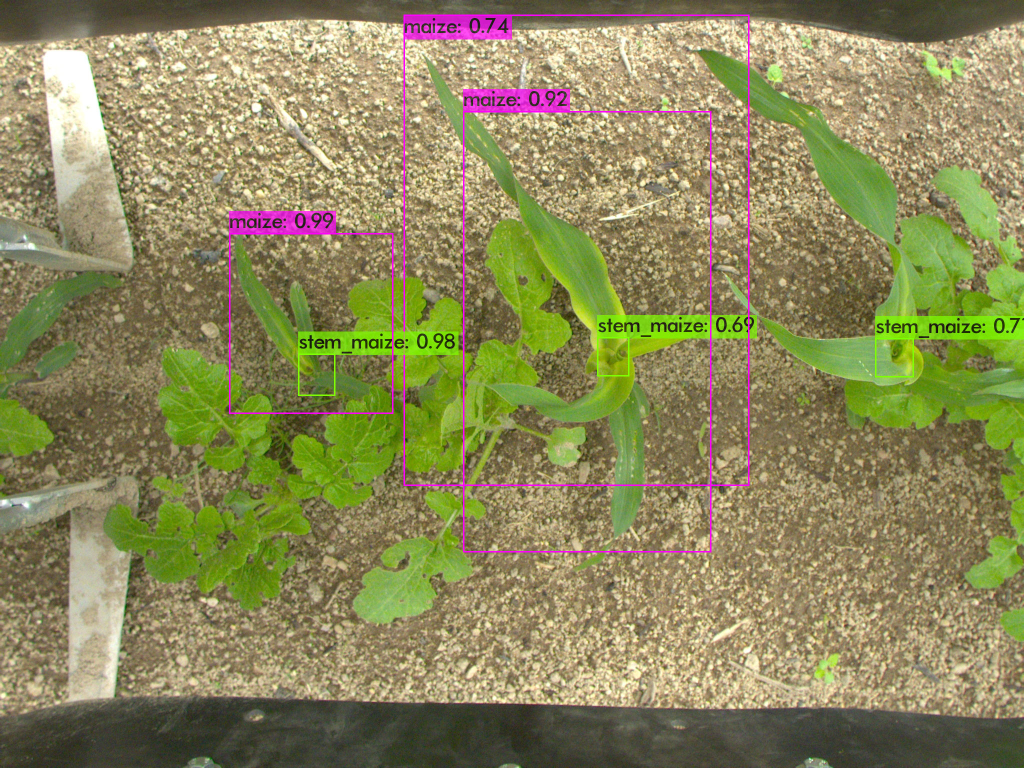
#> input picture predictions.jpg, 2048 x 1536 px (shown at 1/2 size)
$ python -i my_library.py   (imports and definitions only)   (older library calls are emulated)
#> lines starting #> are read from the running program, lines starting #| are printed output that depends on the picture
# Created by Louis LAC 2019

from collections import defaultdict

from skimage import filters, morphology
import numpy as np
import matplotlib.pyplot as plt
from matplotlib import cm

try:
    import cv2 as cv
except:
    pass
import os
import sys
from PIL import Image
from BoxLibrary import *

from scipy.optimize import linear_sum_assignment
from scipy import stats
from collections.abc import MutableSequence

from reg_plane import fit_plane, BivariateFunction, Equation
import image_transform as imtf

from tqdm import tqdm

from functools import reduce
from pathlib import Path


class Tracker:

    # [113 lines left out: functions __init__, update, coco_assignement, assignment_match_indices, not called in this run]

    def _get_all_boxes(self) -> BoundingBoxes:
        return BoundingBoxes([track.barycenter_box() for track in self.tracks])

    # [24 lines left out: functions get_filtered_boxes, get_mahal_filtered_boxes, get_filtered_tracks, print_stats_for_tracks, not called in this run]

    def __repr__(self) -> str:
        return "\n".join(f"{track}" for track in (self.tracks + self.inactive_tracks))


class Track(MutableSequence):
    track_id = 0

    # [6 lines left out: function __init__, not called in this run]

    def __len__(self) -> int:
        return len(self.history)

    def __getitem__(self, index) -> BoundingBoxes:
        return self.history[index]

    def __setitem__(self, index, item):
        self.history[index] = item

    def __delitem__(self, key):
        del self.history[key]

    def insert(self, index, item):
        self.history.insert(index, item)

    # [68 lines left out: functions mean_confidence, barycenter_box, robust_barycenter, confidence_ellipse, not called in this run]

    def movedBy(self, dx, dy) -> "Track":
        return Track(history=[box.movedBy(dx, dy) for box in self.history])

    # [372 lines left out: functions __repr__, associate_tracks_with_image, associate_boxes_with_image, gts_in_unique_ref, evaluate_aggr, confidence_ellipse and 9 more, not called in this run]


class OpticalFlow:

    def __init__(self, mask_border=False, mask_egi=False):
        self.mask_egi = mask_egi
        self.mask_border = mask_border
        self.previous_flow = None
        self.kernel = cv.getStructuringElement(cv.MORPH_ELLIPSE, (10, 10))
        self.fl = cv.cuda_FarnebackOpticalFlow.create(
            numLevels=4,
            pyrScale=0.5,
            winSize=16,
            numIters=4,
            polyN=5,
            polySigma=1.1,
            flags=cv.OPTFLOW_USE_INITIAL_FLOW)

    # [21 lines left out: functions optical_flow, displacement, not called in this run]

    def displacement_eq(self, img1, img2):
        (x, y) = self.displacement(img1, img2)
        return BivariateFunction(lambda x, y, ex=x, ey=y: (ex, ey))

    # [177 lines left out: functions displacement_plane_equation, mask, egi_mask, get_border_mask, mean, median and 7 more, not called in this run]


class OpticalFlowLK:
    feature_params = {
        "maxCorners": 1000,
        "qualityLevel": 0.01,
        "minDistance": 16,
        "blockSize": 32,
    }

    lk_params = {
        "winSize": (16, 16),
        "maxLevel": 5,
    }

    def __init__(self):
        self.prev_dx = 0.0
        self.prev_dy = 0.0

    # [539 lines left out: functions __call__, generate, read, egi_mask, cv_egi_mask, create_dir and 17 more, not called in this run]


def calibrate(img, mapx, mapy):
    return cv.remap(img, mapx, mapy, cv.INTER_LINEAR)

# [156 lines left out: functions RMSE_opt_flow, another_optical_flow_test, draw_tracked_confidence_ellipse, get_perspective_dataset, normalized_stem_boxes, create_image_list_file, not called in this run]


# [13 lines not run here, left out]

    # [109 lines of commented-out code are left out]

>>> import cv2
>>> picture = cv2.imread('predictions.jpg', cv2.IMREAD_GRAYSCALE)
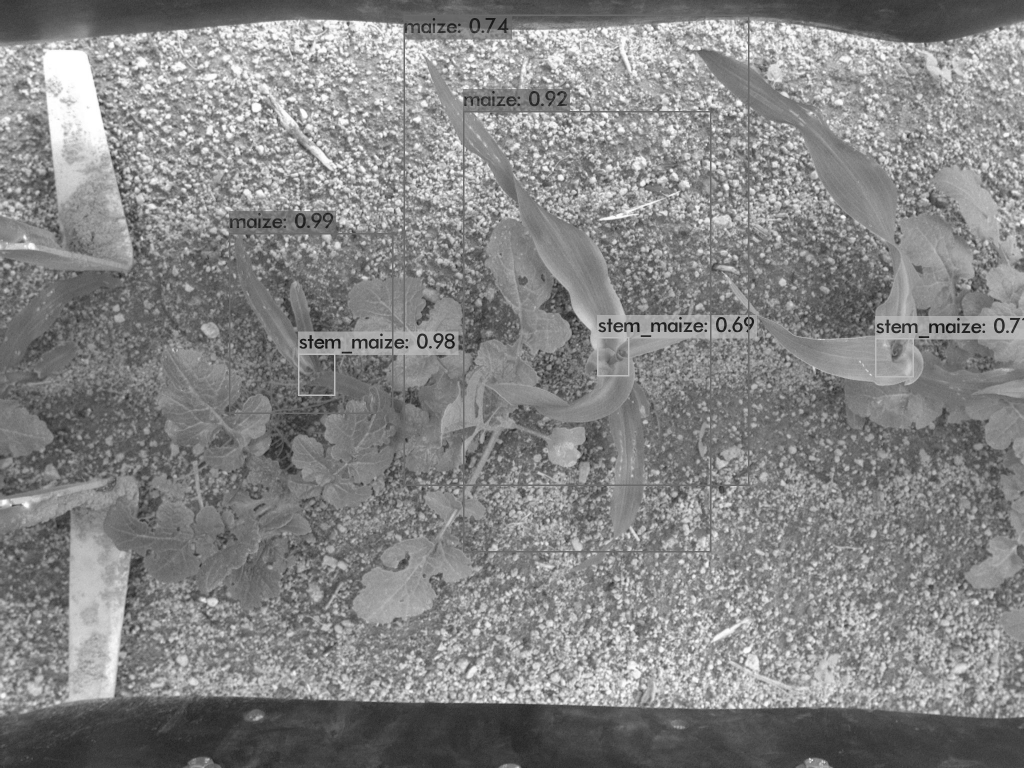
#> picture: shape (1536, 2048) (shown at 1/2 size); min 0, max 255, mean 132.2
>>> result = OpticalFlow().compute(picture)
#> (the run stopped early here; a loop or call above may not have finished)
